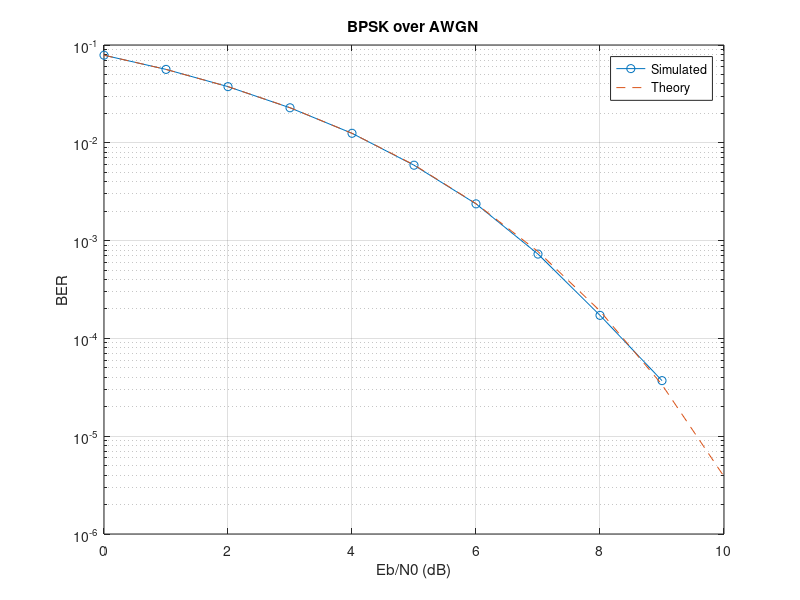

The MATLAB source for this figure:
N = 1e6;
% Number of Bits
bits = randi([0 1], 1, N);
% Generate N random bits of values 0 and 1
tx = 2*bits - 1; % Decode them in -1 and 1

EbN0_dB = 0:1:10;                   % sweep from 0 to 10 dB
BER = zeros(size(EbN0_dB));         
% Sweep over the values of EbN0
for k = 1:length(EbN0_dB)
    EbN0 = 10^(EbN0_dB(k)/10); % Calculate it in linear not dB
    N0 = 1/EbN0; % Get N0 
    sigma = sqrt(N0/2); % Calculate standard deviation

    rx = tx + sigma*randn(1, N); % Rx bits after adding AWGN noise
    bits_hat = rx > 0; % Decode them 
    BER(k) = mean(bits_hat ~= bits); % get the BER
end

% theory
BER_theory = qfunc(sqrt(2*10.^(EbN0_dB/10))); 

semilogy(EbN0_dB, BER, 'o-', EbN0_dB, BER_theory, '--');
grid on;
xlabel('Eb/N0 (dB)'); ylabel('BER');
legend('Simulated', 'Theory');
title('BPSK over AWGN');
